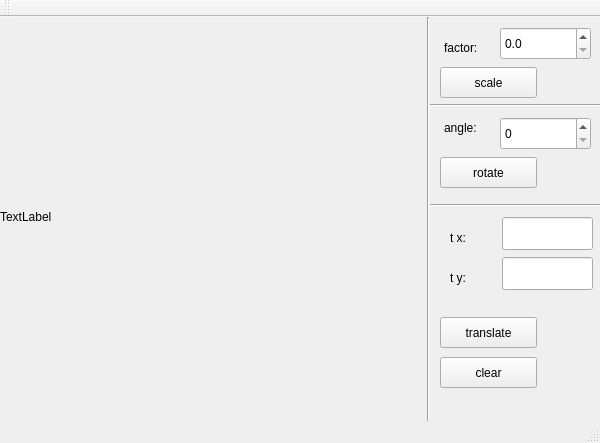
<?xml version="1.0" encoding="UTF-8"?>
<ui version="4.0">
 <class>MainWindow</class>
 <widget class="QMainWindow" name="MainWindow">
  <property name="geometry">
   <rect>
    <x>0</x>
    <y>0</y>
    <width>600</width>
    <height>443</height>
   </rect>
  </property>
  <property name="windowTitle">
   <string>MainWindow</string>
  </property>
  <widget class="QWidget" name="centralWidget">
   <widget class="QLabel" name="label">
    <property name="geometry">
     <rect>
      <x>0</x>
      <y>0</y>
      <width>400</width>
      <height>400</height>
     </rect>
    </property>
    <property name="text">
     <string>TextLabel</string>
    </property>
   </widget>
   <widget class="QPushButton" name="scale">
    <property name="geometry">
     <rect>
      <x>440</x>
      <y>50</y>
      <width>97</width>
      <height>31</height>
     </rect>
    </property>
    <property name="text">
     <string>scale</string>
    </property>
   </widget>
   <widget class="QPushButton" name="pushButton_2">
    <property name="geometry">
     <rect>
      <x>440</x>
      <y>140</y>
      <width>97</width>
      <height>31</height>
     </rect>
    </property>
    <property name="text">
     <string>rotate</string>
    </property>
   </widget>
   <widget class="QPushButton" name="translate">
    <property name="geometry">
     <rect>
      <x>440</x>
      <y>300</y>
      <width>97</width>
      <height>31</height>
     </rect>
    </property>
    <property name="text">
     <string>translate</string>
    </property>
   </widget>
   <widget class="QDoubleSpinBox" name="doubleSpinBox">
    <property name="geometry">
     <rect>
      <x>500</x>
      <y>10</y>
      <width>91</width>
      <height>33</height>
     </rect>
    </property>
    <property name="decimals">
     <number>1</number>
    </property>
   </widget>
   <widget class="QSpinBox" name="spinBox">
    <property name="geometry">
     <rect>
      <x>500</x>
      <y>100</y>
      <width>91</width>
      <height>33</height>
     </rect>
    </property>
    <property name="maximum">
     <number>360</number>
    </property>
    <property name="singleStep">
     <number>0</number>
    </property>
   </widget>
   <widget class="QLineEdit" name="lineEdit">
    <property name="geometry">
     <rect>
      <x>502</x>
      <y>200</y>
      <width>91</width>
      <height>33</height>
     </rect>
    </property>
   </widget>
   <widget class="QLineEdit" name="lineEdit_2">
    <property name="geometry">
     <rect>
      <x>502</x>
      <y>240</y>
      <width>91</width>
      <height>33</height>
     </rect>
    </property>
   </widget>
   <widget class="QLabel" name="label_2">
    <property name="geometry">
     <rect>
      <x>444</x>
      <y>20</y>
      <width>51</width>
      <height>21</height>
     </rect>
    </property>
    <property name="text">
     <string>factor:</string>
    </property>
   </widget>
   <widget class="QLabel" name="label_3">
    <property name="geometry">
     <rect>
      <x>444</x>
      <y>100</y>
      <width>51</width>
      <height>21</height>
     </rect>
    </property>
    <property name="text">
     <string>angle:</string>
    </property>
   </widget>
   <widget class="QLabel" name="label_4">
    <property name="geometry">
     <rect>
      <x>450</x>
      <y>210</y>
      <width>51</width>
      <height>21</height>
     </rect>
    </property>
    <property name="text">
     <string>t x:</string>
    </property>
   </widget>
   <widget class="QLabel" name="label_5">
    <property name="geometry">
     <rect>
      <x>450</x>
      <y>250</y>
      <width>51</width>
      <height>21</height>
     </rect>
    </property>
    <property name="text">
     <string>t y:</string>
    </property>
   </widget>
   <widget class="Line" name="line">
    <property name="geometry">
     <rect>
      <x>413</x>
      <y>0</y>
      <width>31</width>
      <height>411</height>
     </rect>
    </property>
    <property name="orientation">
     <enum>Qt::Vertical</enum>
    </property>
   </widget>
   <widget class="Line" name="line_2">
    <property name="geometry">
     <rect>
      <x>430</x>
      <y>73</y>
      <width>171</width>
      <height>31</height>
     </rect>
    </property>
    <property name="orientation">
     <enum>Qt::Horizontal</enum>
    </property>
   </widget>
   <widget class="Line" name="line_3">
    <property name="geometry">
     <rect>
      <x>430</x>
      <y>180</y>
      <width>171</width>
      <height>16</height>
     </rect>
    </property>
    <property name="orientation">
     <enum>Qt::Horizontal</enum>
    </property>
   </widget>
   <widget class="QPushButton" name="pushButton_4">
    <property name="geometry">
     <rect>
      <x>440</x>
      <y>340</y>
      <width>97</width>
      <height>31</height>
     </rect>
    </property>
    <property name="text">
     <string>clear</string>
    </property>
   </widget>
  </widget>
  <widget class="QMenuBar" name="menuBar">
   <property name="geometry">
    <rect>
     <x>0</x>
     <y>0</y>
     <width>600</width>
     <height>27</height>
    </rect>
   </property>
  </widget>
  <widget class="QToolBar" name="mainToolBar">
   <attribute name="toolBarArea">
    <enum>TopToolBarArea</enum>
   </attribute>
   <attribute name="toolBarBreak">
    <bool>false</bool>
   </attribute>
  </widget>
  <widget class="QStatusBar" name="statusBar"/>
 </widget>
 <layoutdefault spacing="6" margin="11"/>
 <resources/>
 <connections/>
</ui>
